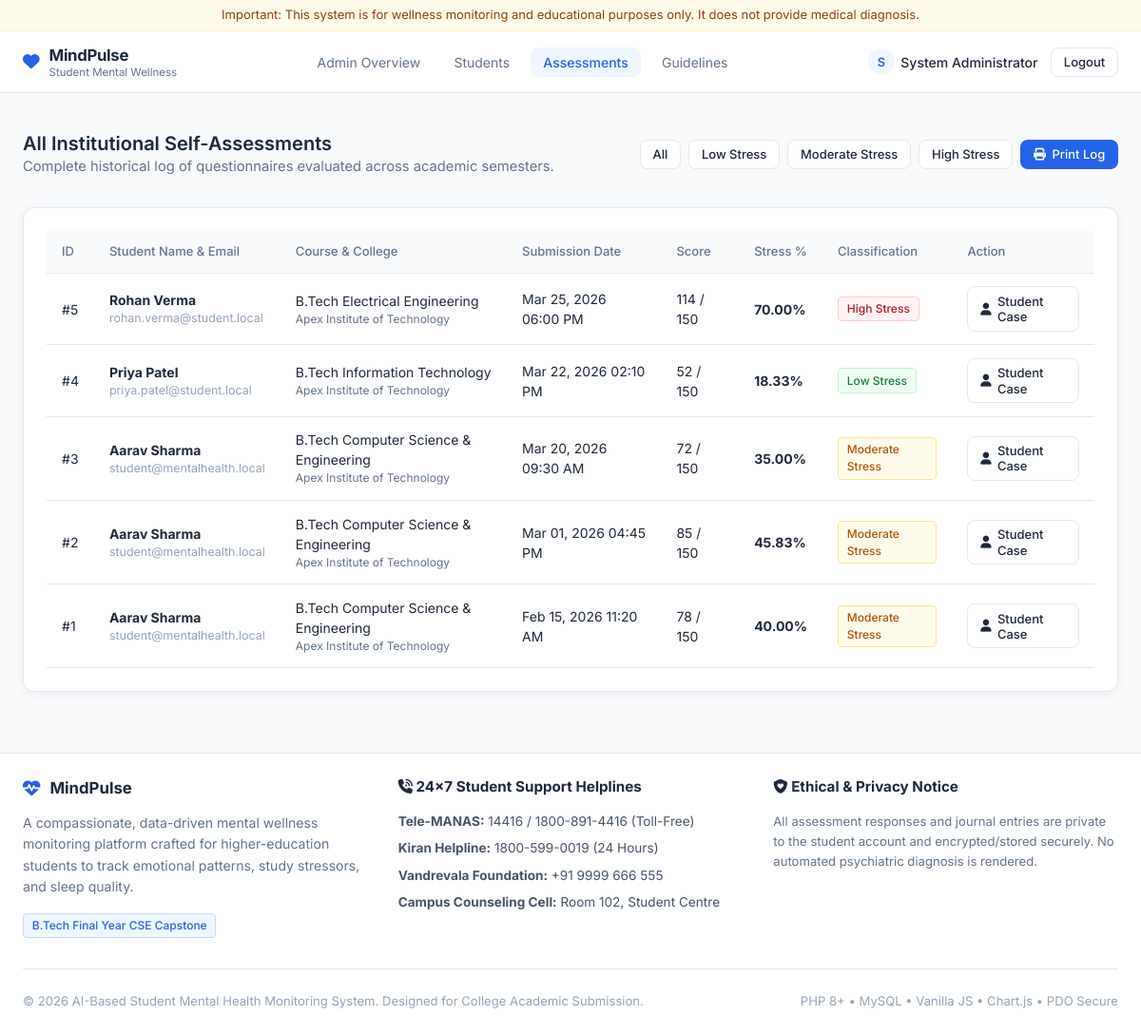
The app's page /admin/assessments.php (signed in) with its own data.
### tables this page shows
CREATE TABLE `assessments` (
  `id` INT AUTO_INCREMENT PRIMARY KEY,
  `user_id` INT NOT NULL,
  `total_score` INT NOT NULL,
  `percentage` DECIMAL(5,2) NOT NULL,
  `stress_level` ENUM('Low Stress', 'Moderate Stress', 'High Stress') NOT NULL,
  `created_at` TIMESTAMP DEFAULT CURRENT_TIMESTAMP,
  FOREIGN KEY (`user_id`) REFERENCES `users`(`id`) ON DELETE CASCADE
);

CREATE TABLE `users` (
  `id` INT AUTO_INCREMENT PRIMARY KEY,
  `name` VARCHAR(100) NOT NULL,
  `email` VARCHAR(150) NOT NULL UNIQUE,
  `phone` VARCHAR(20) DEFAULT NULL,
  `password` VARCHAR(255) NOT NULL,
  `gender` ENUM('Male', 'Female', 'Non-Binary', 'Prefer not to say') DEFAULT 'Prefer not to say',
  `age` INT DEFAULT 20,
  `college` VARCHAR(150) DEFAULT 'University Institute of Technology',
  `course` VARCHAR(100) DEFAULT 'B.Tech Computer Science & Engineering',
  `year` VARCHAR(50) DEFAULT '4th Year / 7th Semester',
  `role` ENUM('student', 'admin') DEFAULT 'student',
  `created_at` TIMESTAMP DEFAULT CURRENT_TIMESTAMP
);

### includes/functions.php (called while the page is built, shortened)
<?php
function escape($data) {
    return htmlspecialchars((string)$data, ENT_QUOTES, 'UTF-8');
}
function getStressColorClass($level) {
    switch ($level) {
        case 'Low Stress':
            return 'badge-success';
        case 'Moderate Stress':
            return 'badge-warning';
        case 'High Stress':
            return 'badge-danger';
    }
}
?>

### admin/assessments.php (the view, shortened to what this page needs)
<?php
require_once __DIR__ . '/../includes/functions.php';
$db = getDB();
$filterStress = isset($_GET['stress']) ? trim($_GET['stress']) : '';
$sql = "
    SELECT a.*, u.name as student_name, u.email as student_email, u.course, u.college
    FROM assessments a
    JOIN users u ON a.user_id = u.id
";
$params = [];
$sql .= " ORDER BY a.created_at DESC";
$stmt = $db->prepare($sql);
$stmt->execute($params);
$assessments = $stmt->fetchAll();
require_once __DIR__ . '/../includes/header.php';
?>
<div class="container" style="padding-top: 1.5rem; padding-bottom: 4rem;">
  <div style="display: flex; justify-content: space-between; align-items: center; flex-wrap: wrap; gap: 1rem; margin-bottom: 2rem;">
    <div>
      <h2>All Institutional Self-Assessments</h2>
      <p style="color: #64748b; font-size: 0.92rem;">
        Complete historical log of questionnaires evaluated across academic semesters.
      </p>
    </div>
    <div style="display: flex; gap: 0.5rem; flex-wrap: wrap;">
      <a href="assessments.php" class="btn btn-outline btn-sm <?php echo empty($filterStress) ? 'active' : ''; ?>">All</a>
      <a href="assessments.php?stress=Low+Stress" class="btn btn-outline btn-sm">Low Stress</a>
      <a href="assessments.php?stress=Moderate+Stress" class="btn btn-outline btn-sm">Moderate Stress</a>
      <a href="assessments.php?stress=High+Stress" class="btn btn-outline btn-sm">High Stress</a>
      <button onclick="window.print()" class="btn btn-primary btn-sm no-print"><i class="fa-solid fa-print"></i> Print Log</button>
    </div>
  </div>
  <div class="card">
    <div class="table-responsive">
      <table class="table">
        <thead>
          <tr>
            <th>ID</th>
            <th>Student Name & Email</th>
            <th>Course & College</th>
            <th>Submission Date</th>
            <th>Score</th>
            <th>Stress %</th>
            <th>Classification</th>
            <th class="no-print">Action</th>
          </tr>
        </thead>
        <tbody>
          <?php if (empty($assessments)): ?>
            <tr>
              <td colspan="8" style="text-align: center; color: #94a3b8; padding: 2.5rem;">
                No assessments found matching the chosen criteria.
              </td>
            </tr>
          <?php else: ?>
            <?php foreach ($assessments as $row): ?>
              <tr>
                <td>#<?php echo $row['id']; ?></td>
                <td>
                  <strong><?php echo escape($row['student_name']); ?></strong>
                  <div style="font-size: 0.78rem; color: #94a3b8;"><?php echo escape($row['student_email']); ?></div>
                </td>
                <td>
                  <?php echo escape($row['course']); ?>
                  <div style="font-size: 0.75rem; color: #64748b;"><?php echo escape($row['college']); ?></div>
                </td>
                <td><?php echo date('M d, Y h:i A', strtotime($row['created_at'])); ?></td>
                <td><?php echo $row['total_score']; ?> / 150</td>
                <td><strong><?php echo $row['percentage']; ?>%</strong></td>
                <td>
                  <span class="badge <?php echo getStressColorClass($row['stress_level']); ?>">
                    <?php echo escape($row['stress_level']); ?>
                  </span>
                </td>
                <td class="no-print">
                  <a href="student_details.php?id=<?php echo $row['user_id']; ?>" class="btn btn-outline btn-sm">
                    <i class="fa-solid fa-user"></i> Student Case
                  </a>
                </td>
              </tr>
            <?php endforeach; ?>
          <?php endif; ?>
        </tbody>
      </table>
    </div>
  </div>
</div>
<?php require_once __DIR__ . '/../includes/footer.php'; ?>

### assets/css/style.css (style rules this page uses)
:root { --primary: #2563EB; --primary-hover: #1d4ed8; --primary-soft: #EFF6FF; --secondary: #14B8A6; --secondary-soft: #F0FDFA; --bg-main: #F8FAFC; --bg-card: #FFFFFF; --text-main: #1E293B; --text-muted: #64748B; --border-color: #E2E8F0; --warning: #F59E0B; --warning-soft: #FFFBEB; --danger: #EF4444; --danger-soft: #FEF2F2; --font-family: 'Inter', system-ui, -apple-system, BlinkMacSystemFont, "Segoe UI", sans-serif; --radius-card: 12px; --radius-button: 8px; --radius-input: 8px; --shadow-subtle: 0 2px 8px rgba(15, 23, 42, 0.06); }
* { box-sizing: border-box; margin: 0; padding: 0; }
body { font-family: var(--font-family); background-color: var(--bg-main); color: var(--text-main); line-height: 1.5; min-height: 100vh; display: flex; flex-direction: column; -webkit-font-smoothing: antialiased; }
a { color: var(--primary); text-decoration: none; transition: color 0.15s ease; }
h2 { font-size: 1.25rem; font-weight: 600; color: var(--text-main); line-height: 1.3; }
p { font-size: 0.9375rem; color: var(--text-muted); }
.container { width: 100%; max-width: 1200px; margin: 0 auto; padding: 0 1.5rem; }
.card { background: var(--bg-card); border-radius: var(--radius-card); border: 1px solid var(--border-color); box-shadow: var(--shadow-subtle); padding: 1.5rem; transition: border-color 0.15s ease; }
.btn { display: inline-flex; align-items: center; justify-content: center; gap: 0.4rem; font-family: inherit; font-weight: 500; font-size: 0.875rem; padding: 0.55rem 1.1rem; border-radius: var(--radius-button); border: 1px solid transparent; cursor: pointer; transition: all 0.15s ease; text-decoration: none; line-height: 1.25; }
.btn-primary { background-color: var(--primary); color: #FFFFFF !important; }
.btn-outline { background-color: #FFFFFF; border-color: var(--border-color); color: var(--text-main); }
.btn-sm { padding: 0.4rem 0.8rem; font-size: 0.8125rem; }
.badge { display: inline-flex; align-items: center; font-size: 0.75rem; font-weight: 500; padding: 0.2rem 0.55rem; border-radius: 4px; }
.badge-success { background-color: #F0FDF4; color: #15803D; border: 1px solid #BBF7D0; }
.badge-warning { background-color: var(--warning-soft); color: #B45309; border: 1px solid #FDE68A; }
.badge-danger { background-color: var(--danger-soft); color: #B91C1C; border: 1px solid #FECACA; }
.table-responsive { width: 100%; overflow-x: auto; }
.table { width: 100%; border-collapse: collapse; text-align: left; }
.table th { background-color: var(--bg-main); padding: 0.75rem 1rem; font-size: 0.8125rem; font-weight: 500; color: var(--text-muted); border-bottom: 1px solid var(--border-color); }
.table td { padding: 0.85rem 1rem; border-bottom: 1px solid var(--border-color); font-size: 0.875rem; }

### records on screen
assessments: id "5", user.name "Rohan Verma", user.email "rohan.verma@student.local", user.course "B.Tech Electrical Engineering", user.college "Apex Institute of Technology", created_at "Mar 25, 2026 06:00 PM", total_score "114", percentage "70.00", stress_level "High Stress"
assessments: id "4", user.name "Priya Patel", user.email "priya.patel@student.local", user.course "B.Tech Information Technology", user.college "Apex Institute of Technology", created_at "Mar 22, 2026 02:10 PM", total_score "52", percentage "18.33", stress_level "Low Stress"
assessments: id "3", user.name "Aarav Sharma", user.email "student@mentalhealth.local", user.course "B.Tech Computer Science & Engineering", user.college "Apex Institute of Technology", created_at "Mar 20, 2026 09:30 AM", total_score "72", percentage "35.00", stress_level "Moderate Stress"
assessments: id "2", user.name "Aarav Sharma", user.email "student@mentalhealth.local", user.course "B.Tech Computer Science & Engineering", user.college "Apex Institute of Technology", created_at "Mar 01, 2026 04:45 PM", total_score "85", percentage "45.83", stress_level "Moderate Stress"
assessments: id "1", user.name "Aarav Sharma", user.email "student@mentalhealth.local", user.course "B.Tech Computer Science & Engineering", user.college "Apex Institute of Technology", created_at "Feb 15, 2026 11:20 AM", total_score "78", percentage "40.00", stress_level "Moderate Stress"

### other values on screen
APP_NAME "MindPulse"
substr($currentUser['name'] ?? 'U', 0, 1) "S"
$currentUser['name'] "System Administrator"
APP_FULL_TITLE "AI-Based Student Mental Health Monitoring System"
